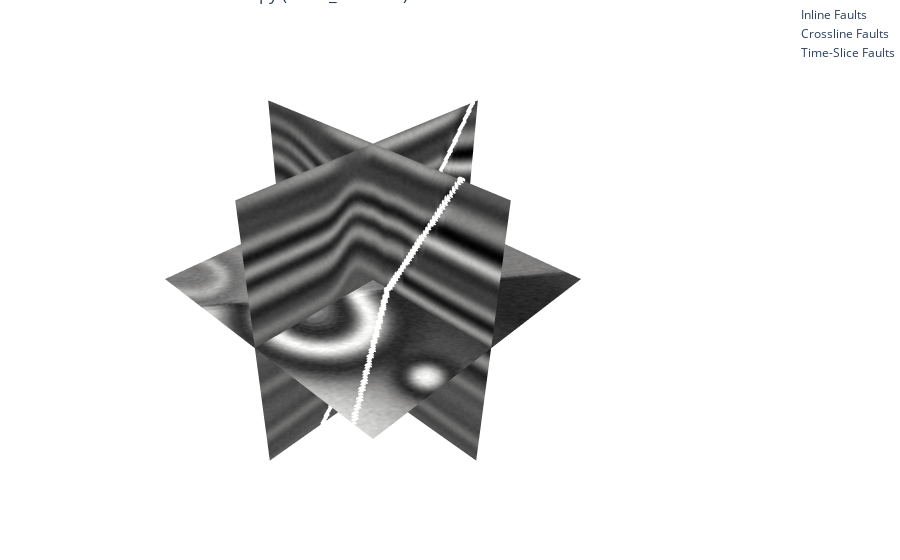

Notebook code for this chart:
### Code cell
# Set mask_mode manually or based on your earlier config

# Start figure
fig = go.Figure()

# 1) Add the seismic grayscale slices (unchanged)
fig.add_trace(go.Surface(
    z=np.tile(np.arange(nz)[::-1], (ny, 1)).T,
    x=np.full((nz, ny), nx // 2),
    y=np.tile(np.arange(ny), (nz, 1)),
    surfacecolor=inline_norm,
    colorscale="Gray", showscale=False
))
fig.add_trace(go.Surface(
    z=np.tile(np.arange(nz)[::-1], (nx, 1)).T,
    x=np.tile(np.arange(nx), (nz, 1)),
    y=np.full((nz, nx), ny // 2),
    surfacecolor=crossline_norm,
    colorscale="Gray", showscale=False
))
fig.add_trace(go.Surface(
    z=np.full((ny, nx), nz // 2),
    x=np.tile(np.arange(nx), (ny, 1)),
    y=np.tile(np.arange(ny).reshape(-1, 1), (1, nx)),
    surfacecolor=np.rot90(timeslice_norm, k=-1),
    colorscale="Gray", showscale=False
))

# 2) Add faults based on mask_mode
def plot_fault_points(slice_mask, axis_index, slice_type, color, label):
    if slice_type == "inline":
        ks, js = np.where(slice_mask)
        fig.add_trace(go.Scatter3d(
            x=np.full_like(ks, axis_index),
            y=js,
            z=nz - 1 - ks,
            mode='markers',
            marker=dict(color=color, size=2),
            name=label
        ))
    elif slice_type == "crossline":
        ks, is_ = np.where(slice_mask)
        fig.add_trace(go.Scatter3d(
            x=is_,
            y=np.full_like(is_, axis_index),
            z=nz - 1 - ks,
            mode='markers',
            marker=dict(color=color, size=2),
            name=label
        ))
    elif slice_type == "timeslice":
        is_, js = np.where(slice_mask)
        fig.add_trace(go.Scatter3d(
            x=is_,
            y=js,
            z=np.full_like(is_, axis_index),
            mode='markers',
            marker=dict(color=color, size=2),
            name=label
        ))

if mask_mode == 0:
    # Binary faults → white
    plot_fault_points(inline_m == 1, nx // 2, "inline", "white", "Inline Faults")
    plot_fault_points(cross_m == 1, ny // 2, "crossline", "white", "Crossline Faults")
    plot_fault_points(timeslice_m == 1, nz // 2, "timeslice", "white", "Time-Slice Faults")

elif mask_mode == 1:
    # Multiclass: 1 = green, 2 = purple
    plot_fault_points(inline_m == 1, nx // 2, "inline", "green", "Inline Normal Faults")
    plot_fault_points(inline_m == 2, nx // 2, "inline", "purple", "Inline Inverse Faults")

    plot_fault_points(cross_m == 1, ny // 2, "crossline", "green", "Crossline Normal Faults")
    plot_fault_points(cross_m == 2, ny // 2, "crossline", "purple", "Crossline Inverse Faults")

    plot_fault_points(timeslice_m == 1, nz // 2, "timeslice", "green", "Time-Slice Normal Faults")
    plot_fault_points(timeslice_m == 2, nz // 2, "timeslice", "purple", "Time-Slice Inverse Faults")

# 3) Layout
fig.update_layout(
    scene=dict(
        xaxis=dict(visible=False),
        yaxis=dict(visible=False),
        zaxis=dict(visible=False),
        aspectmode='data'
    ),
    margin=dict(l=0, r=0, b=0, t=0),
    title=f"3D Fault Visualization — {selected_file} (mask_mode={mask_mode})"
)

fig.show()

### Figure 1 — Plotly figure (JSON) as saved in the notebook; plotly's stock layout.template omitted (floating-point values rounded to 4 significant figures; data arrays with more than 128 entries replaced by an {"elided": "..."} marker saying what was removed)
{"data": [{"colorscale": [[0, "rgb(0, 0, 0)"], [0.09091, "rgb(16, 16, 16)"], [0.1818, "rgb(38, 38, 38)"], [0.2727, "rgb(59, 59, 59)"], [0.3636, "rgb(81, 80, 80)"], [0.4545, "rgb(102, 101, 101)"], [0.5455, "rgb(124, 123, 122)"], [0.6364, "rgb(146, 146, 145)"], [0.7273, "rgb(171, 171, 170)"], [0.8182, "rgb(197, 197, 195)"], [0.9091, "rgb(224, 224, 223)"], [1, "rgb(254, 254, 253)"]], "showscale": false, "surfacecolor": {"elided": "128x128 int values"}, "type": "surface", "x": {"elided": "128x128 int values"}, "y": {"elided": "128x128 int values"}, "z": {"elided": "128x128 int values"}}, {"colorscale": [[0, "rgb(0, 0, 0)"], [0.09091, "rgb(16, 16, 16)"], [0.1818, "rgb(38, 38, 38)"], [0.2727, "rgb(59, 59, 59)"], [0.3636, "rgb(81, 80, 80)"], [0.4545, "rgb(102, 101, 101)"], [0.5455, "rgb(124, 123, 122)"], [0.6364, "rgb(146, 146, 145)"], [0.7273, "rgb(171, 171, 170)"], [0.8182, "rgb(197, 197, 195)"], [0.9091, "rgb(224, 224, 223)"], [1, "rgb(254, 254, 253)"]], "showscale": false, "surfacecolor": {"elided": "128x128 int values"}, "type": "surface", "x": {"elided": "128x128 int values"}, "y": {"elided": "128x128 int values"}, "z": {"elided": "128x128 int values"}}, {"colorscale": [[0, "rgb(0, 0, 0)"], [0.09091, "rgb(16, 16, 16)"], [0.1818, "rgb(38, 38, 38)"], [0.2727, "rgb(59, 59, 59)"], [0.3636, "rgb(81, 80, 80)"], [0.4545, "rgb(102, 101, 101)"], [0.5455, "rgb(124, 123, 122)"], [0.6364, "rgb(146, 146, 145)"], [0.7273, "rgb(171, 171, 170)"], [0.8182, "rgb(197, 197, 195)"], [0.9091, "rgb(224, 224, 223)"], [1, "rgb(254, 254, 253)"]], "showscale": false, "surfacecolor": {"elided": "128x128 int values"}, "type": "surface", "x": {"elided": "128x128 int values"}, "y": {"elided": "128x128 int values"}, "z": {"elided": "128x128 int values"}}, {"marker": {"color": "white", "size": 2}, "mode": "markers", "name": "Inline Faults", "type": "scatter3d", "x": {"elided": "171 int values"}, "y": {"elided": "171 int values"}, "z": {"elided": "171 int values"}}, {"marker": {"color": "white", "size": 2}, "mode": "markers", "name": "Crossline Faults", "type": "scatter3d", "x": {"elided": "239 int values"}, "y": {"elided": "239 int values"}, "z": {"elided": "239 int values"}}, {"marker": {"color": "white", "size": 2}, "mode": "markers", "name": "Time-Slice Faults", "type": "scatter3d", "x": {"elided": "170 int values"}, "y": {"elided": "170 int values"}, "z": {"elided": "170 int values"}}], "layout": {"margin": {"b": 0, "l": 0, "r": 0, "t": 0}, "scene": {"aspectmode": "data", "xaxis": {"visible": false}, "yaxis": {"visible": false}, "zaxis": {"visible": false}}, "title": {"text": "3D Fault Visualization — 9.npy (mask_mode=0)"}}}
